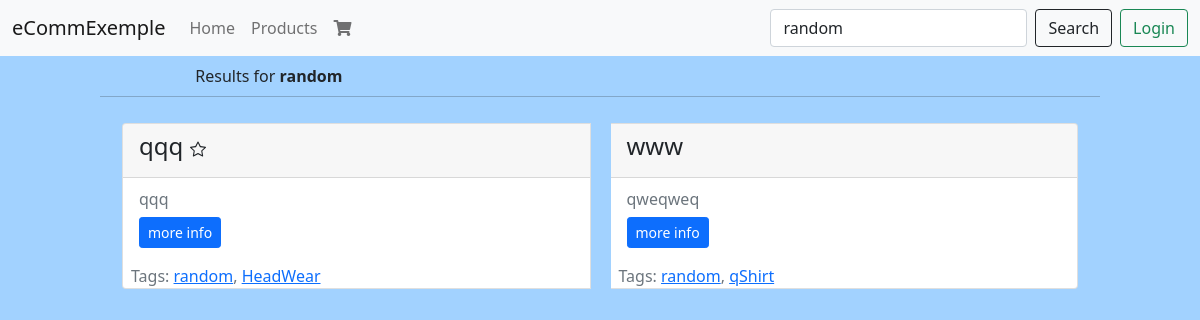
The app's page /search/?q=random, older data.
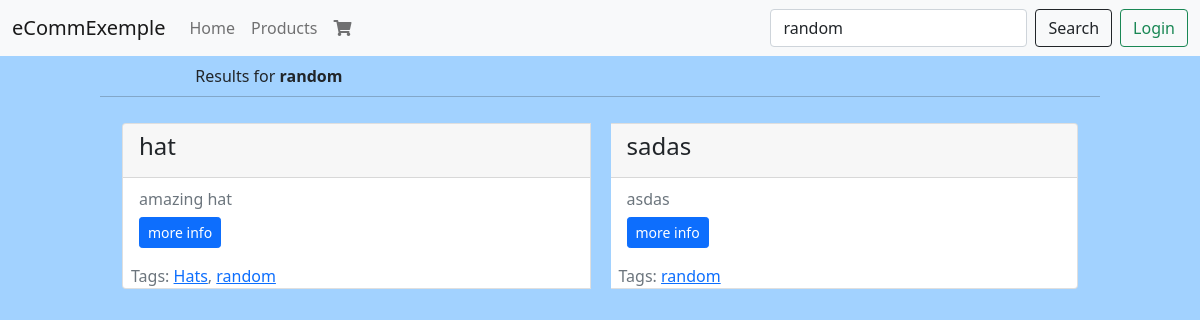
The same page, newer data.
### products/models.py (models this page shows, shortened)
class Product(models.Model):
    slug = models.SlugField(blank=True, null=True, unique=True)
    title = models.CharField(max_length=120)
    description = models.TextField()
    price = models.DecimalField(max_digits=5, decimal_places=2)
    image = models.ImageField(
        upload_to=upload_image_path, null=True, blank=True)
    featured = models.BooleanField(default=False)
    active = models.BooleanField(default=True)
    objects = ProductManger()
    def get_tags(self):
        return self.tag_set.all()

### tags/models.py (models this page shows)
class Tag(models.Model):
    slug = models.SlugField(blank=True, null=True)
    title = models.CharField(max_length=120)
    timestemp = models.DateTimeField(auto_now_add=True)
    active = models.BooleanField(default=True)
    products = models.ManyToManyField(Product, blank=True)
    def __str__(self) -> str:
        return f'{self.title}'

### search/views.py (the view)
# urls.py: path("", SearchListView.as_view(), name="search"),
class SearchListView(ListView):
    template_name = 'search/view.html'
    def get_queryset(self, *args, **kwargs):
        request = self.request
        query = request.GET.get('q', None)
        if query:
            return Product.objects.search(query)
        return Product.objects.none()
    def get_context_data(self, **kwargs):
        context = super().get_context_data(**kwargs)
        return context

### products/models.py (called while the page is built)
    def get_queryset(self):
        return ProductQuerySet(self.model, using=self._db)

    def search(self, query, *args, **kwargs):
        lookup = Q(description__icontains=query) | Q(
            title__icontains=query) | Q(tag__title__icontains=query)
        return self.filter(lookup).distinct()

### search/templates/search/view.html (shortened to what this page needs)
{% extends "base.html" %}
{%load static%}
{% block content %}
{%url 'products:products' as products_url%}
<div class="row">
    {%if request.GET.q %}
    <div class="col-12 col-lg-10 col-sm-8 my-2 mx-auto ">
        Results for <b>{{request.GET.q}}</b>
    </div>
    {%else%}
    <div class="col-12 col-lg-8 col-sm-8 my-4 mx-auto ">
        {% include 'search/snippets/form.html' %}
    </div>
    {%endif%}
    <hr />
</div>
<div class="row">
    {%include 'products/snippets/pruduct_list.html'%}
</div>
</div>
{% endblock content %}}

### products/templates/products/snippets/pruduct_list.html (shortened to what this page needs)
{% for product in product_list %}
{%if forloop.first%}
<div class="card-group">
    {%endif%}
    <div class=" card" style="margin:10px;width: 18rem;">
        <div class="card-header">
            <h4 class="card-title">{{product.title}}
                {% if product.featured %}
                <span>
                </span>
                {% endif %}
            </h4>
        </div>
        <div class="card-body">
            <h6 class="card-subtitle text-muted">{{product.description|truncatewords:12}}</h6>
            <div class="mt-2">
                <a href="{% if product.featured %}
                        {% url 'products:featured_product' product.slug %}
                        {%else%}
                        {% url 'products:product' product.slug %}
                        {% endif %}" class="btn btn-primary btn-sm card-link">more
                    info</a>
            </div>
        </div>
        <div class="row ">
            <span class="ms-2 text-muted">
                Tags:
                {%for t in product.get_tags%}
                <a href="{%url 'search:search'%}?q={{t}}">{{t}}</a>{%if not forloop.last%},{%endif%}
                {%endfor%}
            </span>
        </div>
    </div>
    {% endfor %}
</div>

Row changes from the older to the newer data that the page shows:
removed Product: title "qqq", featured True (drawn), description "qqq"
removed Tag: title "random"
removed Tag: title "HeadWear", shown under Product "qqq"
no longer on this page (row edited): Product: title "www", description "qweqweq"
no longer on this page (row edited): Tag: title "qShirt", shown under "www"
now on this page (row edited): Product: title "hat", description "amazing hat"
added Tag: title "Hats", shown under "hat"
added Tag: title "random", shown under "hat"
added Product: title "sadas", description "asdas"
changed Product: gains Tag (title "random")
